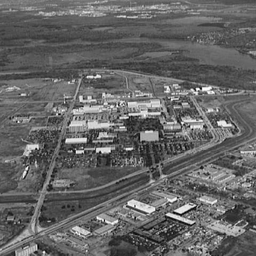
%> input picture Images/aerial_view_no_turb.tif (cropped and resized to the size of MATLAB's example picture), 256 x 256 px, given in place of rice.png, which was not available
$ octave Lab4.m   (GNU Octave 9; MATLAB toolbox functions it lacks are replaced by stand-ins)
%> lines starting %> are read from the running program, lines starting %| are printed output that depends on the picture; pictures that were not available may be replaced by others from this repository, and a replacement may not be noted
%% Part I
clear all
close all
clc
i = imread('rice.png');
%> i is the input picture: size 256x256 uint8; min 0, max 255, mean 101.2
i = im2double(i); % we need the picture range to be between 0 and 1
%> i: size 256x256 double
figure
subplot(1,2,1)
imshow(i), title('Original Image')
subplot(1,2,2)
imhist(i)
i1 = imadjust(i,[0.1 0.8],[0 1]);
figure
subplot(3,2,1)
imshow(i1), title('Gamma 1')
subplot(3,2,2)
imhist(i1)
i2 = imadjust(i,[0.1 0.8],[0 1],0.1);
subplot(3,2,3)
imshow(i2), title('Gamma 0.1')
subplot(3,2,4)
imhist(i2)
i3 = imadjust(i,[0.1 0.8],[0 1],5);
subplot(3,2,5)
imshow(i3), title('Gamma 5')
subplot(3,2,6)
imhist(i3)
%Interpretation: gamma 1 streches the histogram, so we have more color
%variation. gamma >1 shifts colors towards 0 and <1 towards 1.

%% Part II
clear all
close all
clc

i = imread('pout.tif');
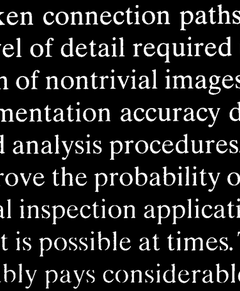
%> input picture Images/text_image.tif (cropped and resized to the size of MATLAB's example picture), 240 x 291 px, given in place of pout.tif, which was not available
%> i is the input picture: size 291x240 uint8; min 0, max 255, mean 35.9
i = im2double(i);
%> i: size 291x240 double
figure
subplot(2,2,1)
imshow(i), title('Original Image')
subplot(2,2,2)
imhist(i)
ieq = histeq(i);
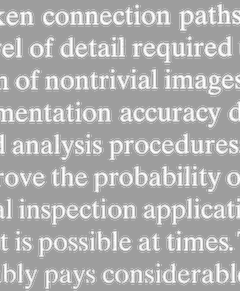
%> ieq: size 291x240 double; min 0.619, max 1, mean 0.694
subplot(2,2,3)
imshow(ieq), title('Equalized Image')
subplot(2,2,4)
imhist(ieq)
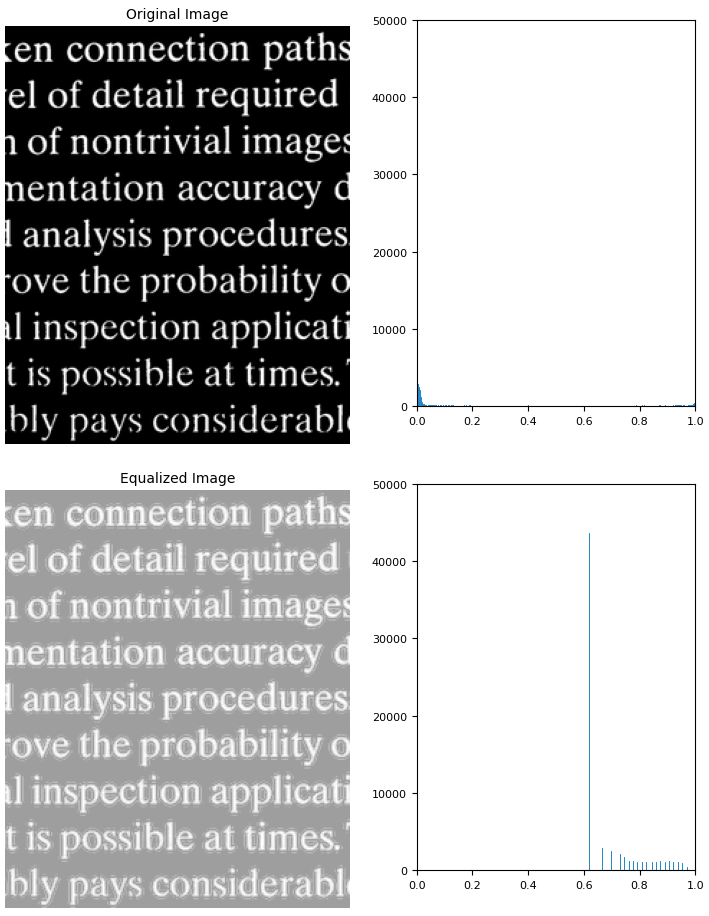
%> figure redrawn from the program's plot data, 4 panels

%2
prob = imhist(i) ./ numel(i);
%> prob = 256 values, max 0.625 at index 1, min 0.000387 at index 136, mean 0.00391
cdf = cumsum(prob);
%> cdf = 256 values from 0.625 to 1

x = linspace(0,1,length(prob));
%> x = 256 values from 0 to 1
figure
plot(x,cdf), xlabel('Input Values'), ylabel('Output Values')
%> after `ylabel('Output Values')`:
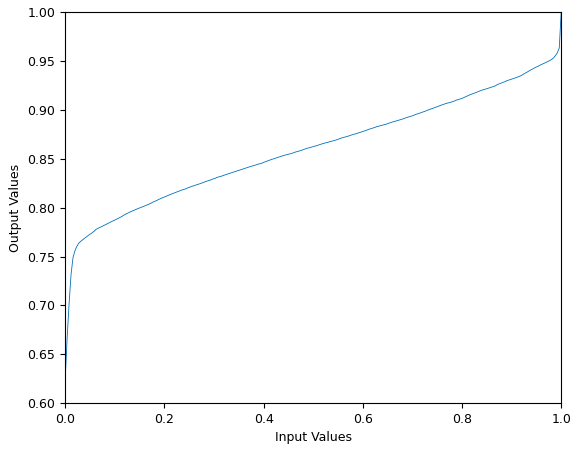
%> figure redrawn from the program's plot data; curve peaks at x = 1, y = 1
%Interpretation: colors are distributed with good color variation

%3
i1 = imread('C:\Users\user\Documents\MATLAB\Lab Image Processing\Images\mars_moon_phobos.tif');
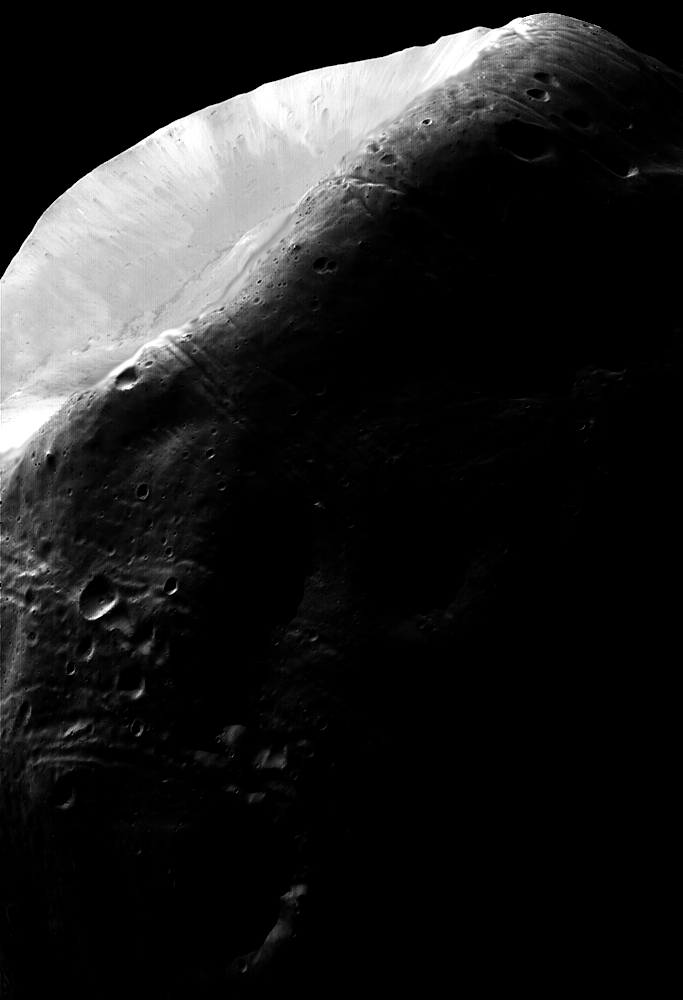
%> input picture Images/mars_moon_phobos.tif, 683 x 1000 px
%> i1 is the input picture: size 1000x683 uint8; min 0, max 255, mean 31.7
i1 = im2double(i1);
%> i1: size 1000x683 double
figure
subplot(2,2,1)
imshow(i1), title('Original Image')
subplot(2,2,2)
imhist(i1)
i1eq = histeq(i1);
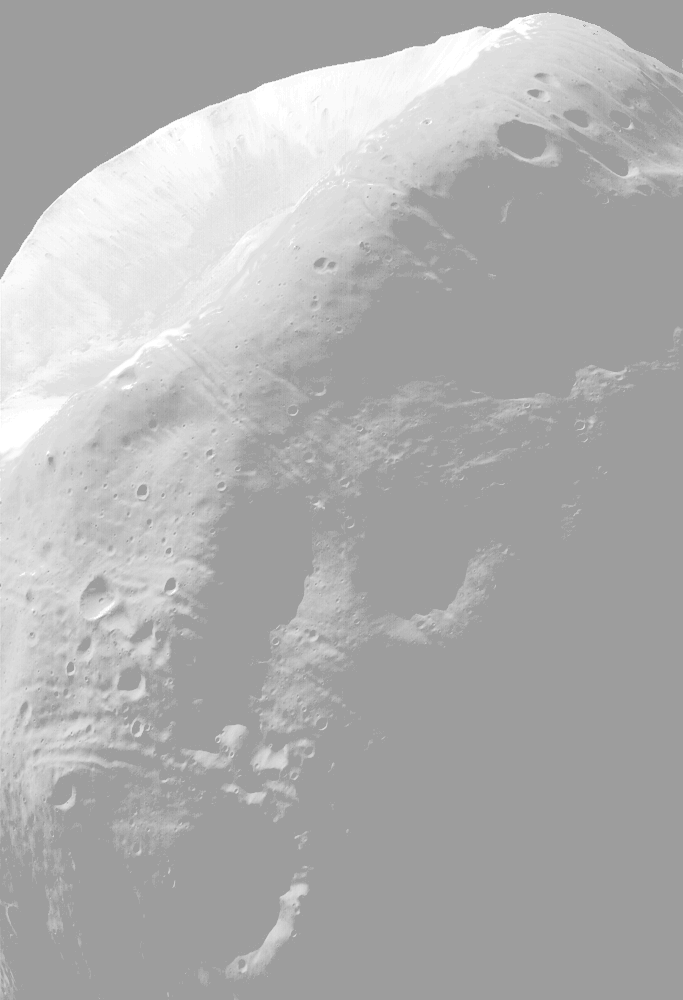
%> i1eq: size 1000x683 double; min 0.619, max 1, mean 0.692
subplot(2,2,3)
imshow(i1eq), title('Equalized Image')
subplot(2,2,4)
imhist(i1eq)
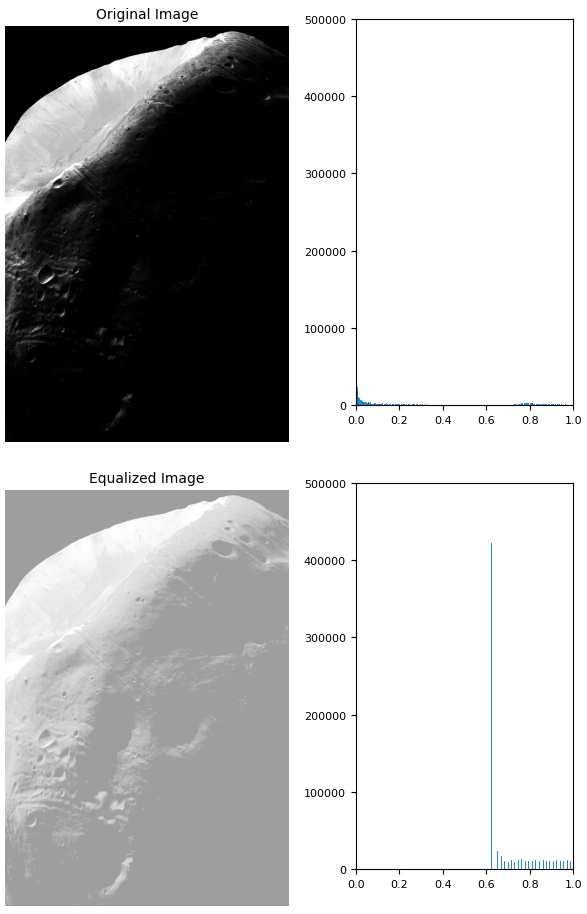
%> figure redrawn from the program's plot data, 4 panels

%2
prob1 = imhist(i1) ./ numel(i1);
%> prob1 = 256 values, max 0.618 at index 1, min 1.61e-05 at index 91, mean 0.00391
cdf1 = cumsum(prob1);
%> cdf1 = 256 values from 0.618 to 1

x = linspace(0,1,length(prob1));
figure
plot(x,cdf1), xlabel('Input Values'), ylabel('Output Values')
